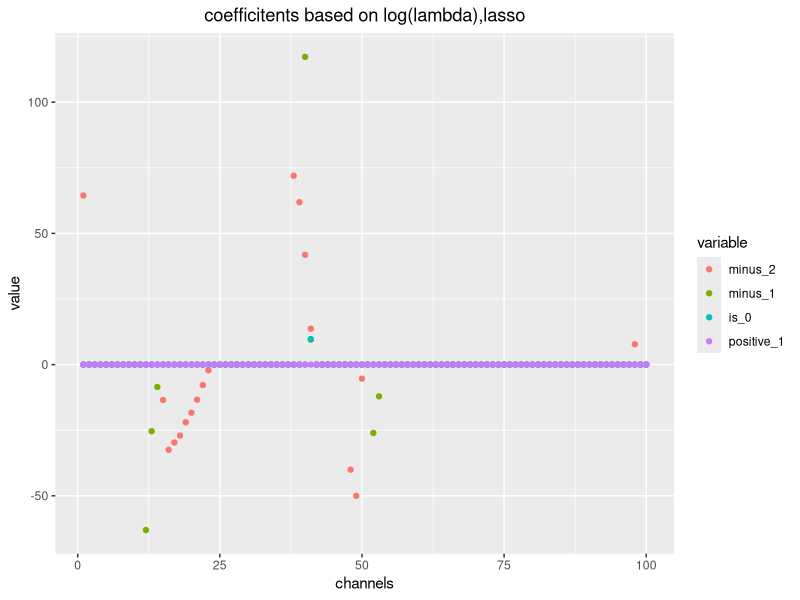
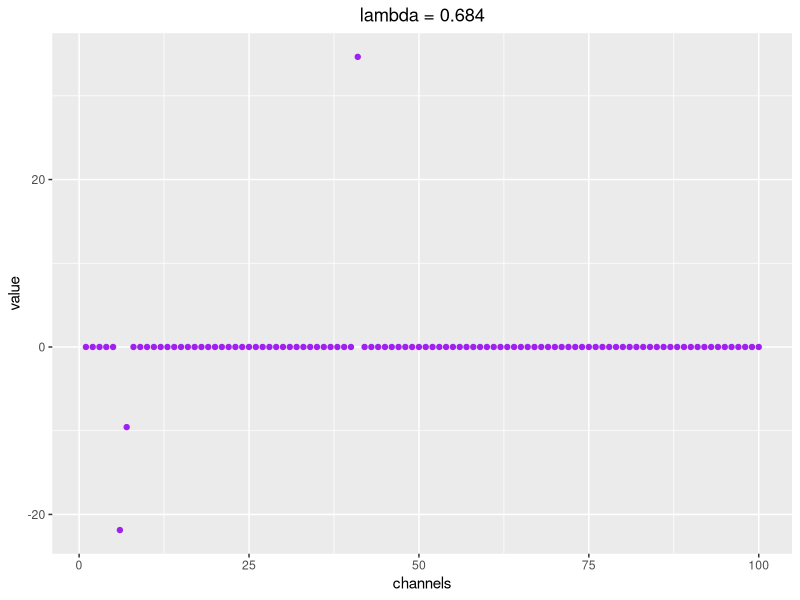
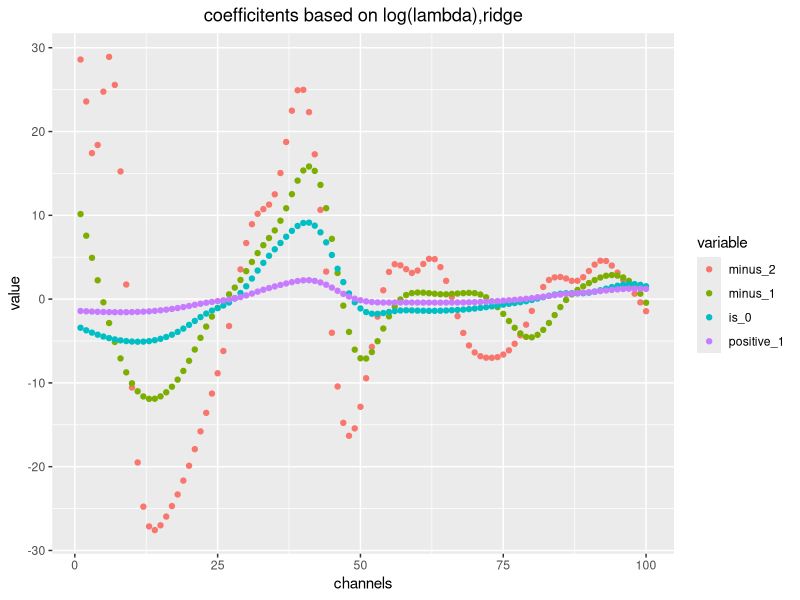
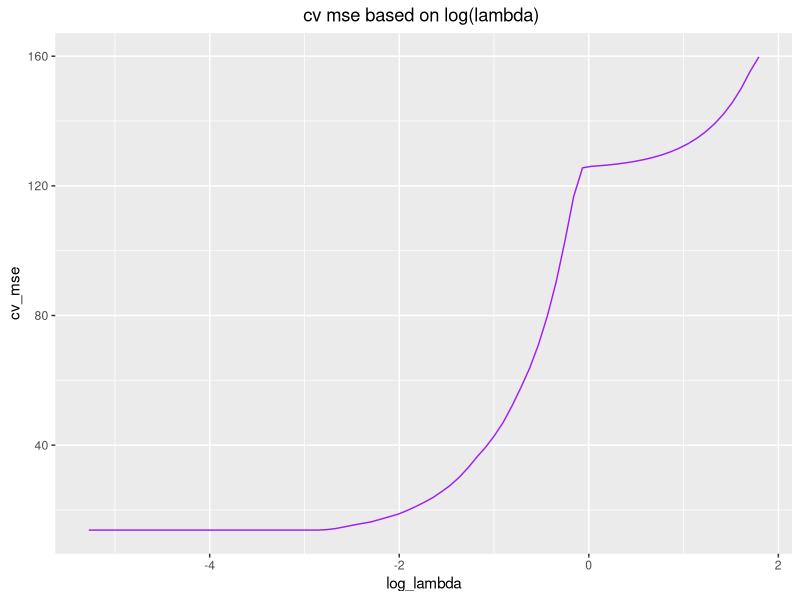
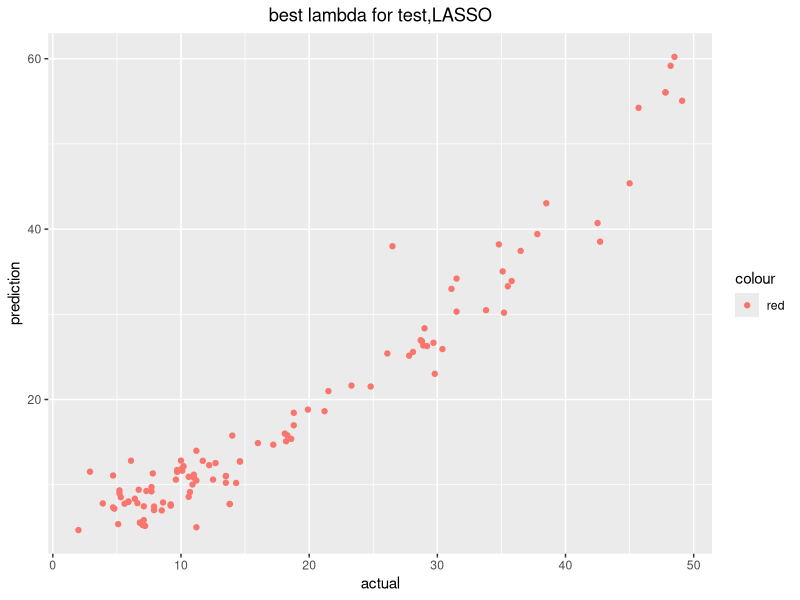

Here is the R script that generated these plots, in order:
library(ggplot2)
library(reshape2)
library(glmnet)
# Assignment 1 KNN-method for hand-writing
################################
# loading data 
data <- read.csv('tecator.csv')
data <- data[,-1]
data <- data[,c(-102,-103)]
###############################################################################
# doing partition(from lecture 1a block 1.pdf page 31)
set.seed(12345)
n <- dim(data)[1]
id <- sample(1:n, floor(n*0.5)) 
train <- data[id,] 
id1 <- setdiff(1:n, id)
test <- data[id1,]
rm(id,id1,n)
################################################################################
#Question 1
################################################################################
lm_q1 <- lm(Fat~.,data = train)
pre_train <- predict.lm(lm_q1,train)
pre_test  <- predict.lm(lm_q1,test)
error_train <- sum((pre_train-train[,'Fat'])**2)/length(pre_train)
error_test <- sum((pre_test-test[,'Fat'])**2)/length(pre_test)
print('using mean square error')
print(paste0('error for train: ',error_train))
print(paste0('error for test: ',error_test))
# The model is good in training data, but not very good in test data. So, in general
# this model is not good.
################################################################################
#Question 2
################################################################################
#in the Rmarkdown
#in the Rmarkdown
#in the Rmarkdown
#in the Rmarkdown
#in the Rmarkdown
#in the Rmarkdown
################################################################################
#Question 3
################################################################################
gl_0.01 <- glmnet(train[,-101],train[,101],lambda = 0.01)
gl_0.1 <- glmnet(train[,-101],train[,101],lambda = 0.1)
gl_1 <- glmnet(train[,-101],train[,101],lambda = 1)
gl_10 <- glmnet(train[,-101],train[,101],lambda = 10)
df_lambda <-data.frame(channels =1:100,
                       minus_2 = gl_0.01[['beta']][,1],
                       minus_1 = gl_0.1[['beta']][,1],
                       is_0 = gl_1[['beta']][,1],
                       positive_1 = gl_10[['beta']][,1]
                       ) 
df_melt <- reshape2::melt(df_lambda,id.vars='channels')
p1 <-ggplot(df_melt,aes(x=channels,y=value))+
  geom_point(aes(color=variable))+
  ggtitle('coefficitents based on log(lambda),lasso')+
  theme(plot.title = ggplot2::element_text(hjust=0.5))
print(p1)
# find lambda which can let model have 3 coefficients being non-zero.
lambda_for_three_coefficients <- 0
lambda_list <- 600:684/1000
for (i in lambda_list) 
{
  gl <- glmnet(train[,-101],train[,101],lambda = i) 
  
  if(length(which(gl[['beta']][,1]!=0))==3)
  {
    lambda_for_three_coefficients <- i
    df_lambda <-data.frame(channels =1:100,
                           value = gl[['beta']][,1])
    p1 <-ggplot(df_lambda,aes(x=channels,y=value))+
      geom_point(color='purple')+
      ggtitle(paste0('lambda = ', i))+
      theme(plot.title = ggplot2::element_text(hjust=0.5))
    print(p1)
    break
  }
}
################################################################################
#Question 4
################################################################################
rg_0.01 <- glmnet(train[,-101],train[,101],lambda = 0.01,alpha = 0)
rg_0.1 <- glmnet(train[,-101],train[,101],lambda = 0.1,alpha = 0)
rg_1 <- glmnet(train[,-101],train[,101],lambda = 1,alpha = 0)
rg_10 <- glmnet(train[,-101],train[,101],lambda = 10,alpha = 0)
df_lambda <-data.frame(channels =1:100,
                       minus_2 = rg_0.01[['beta']][,1],
                       minus_1 = rg_0.1[['beta']][,1],
                       is_0 = rg_1[['beta']][,1],
                       positive_1 = rg_10[['beta']][,1]
) 
df_melt <- reshape2::melt(df_lambda,id.vars='channels')
p1 <-ggplot(df_melt,aes(x=channels,y=value))+
  geom_point(aes(color=variable))+
  ggtitle('coefficitents based on log(lambda),ridge')+
  theme(plot.title = ggplot2::element_text(hjust=0.5))
print(p1)
# find lambda which can let model have 3 coefficients being non-zero.
lambda_for_three_coefficients <- 0
lambda_list <- 100:200
for (i in lambda_list) 
{
  rg <- glmnet(train[,-101],train[,101],lambda = i,alpha = 0) 
  if(length(which(rg[['beta']][,1]!=0))==3)
  {
    lambda_for_three_coefficients <- i
    df_lambda <-data.frame(channels =1:100,
                           value = rg[['beta']][,1])
    p1 <-ggplot(df_lambda,aes(x=channels,y=value))+
      geom_point(color='purple')+
      ggtitle(paste0('lambda = ', i))+
      theme(plot.title = ggplot2::element_text(hjust=0.5))
    print(p1)
    break
  }
}
################################################################################
#Question 5
################################################################################
set.seed(12345)
cv <- cv.glmnet(as.matrix(train[,-101]),as.matrix(train[,101]),type.measure = 'mse')

best_lambda <- cv$lambda.min

print(paste0('the best lambda is ',best_lambda,'  log(lambda) = ',log(best_lambda)))

df <- data.frame(log_lambda = log(cv$lambda),cv_mse = cv$cvm)

p1 <- ggplot(data = df,aes(x = log_lambda,y = cv_mse))+
  geom_line(color='purple')+
  ggtitle('cv mse based on log(lambda) ')+
  theme(plot.title = ggplot2::element_text(hjust=0.5))
print(p1)

gl <- glmnet(train[,-101],train[,101],lambda = best_lambda)

pre_test <- predict(gl,as.matrix(test[,-101]))[,1]

actual_test <- as.numeric(as.character(test[,101]))

df_test <-data.frame(
                       actual = actual_test,
                       prediction = pre_test
) 
p1 <-ggplot(df_test,aes(x=actual,y=prediction))+
  geom_point(aes(color='red'))+
  ggtitle('best lambda for test,LASSO')+
  theme(plot.title = ggplot2::element_text(hjust=0.5))
print(p1)

mean((pre_test-actual_test)**2)
























